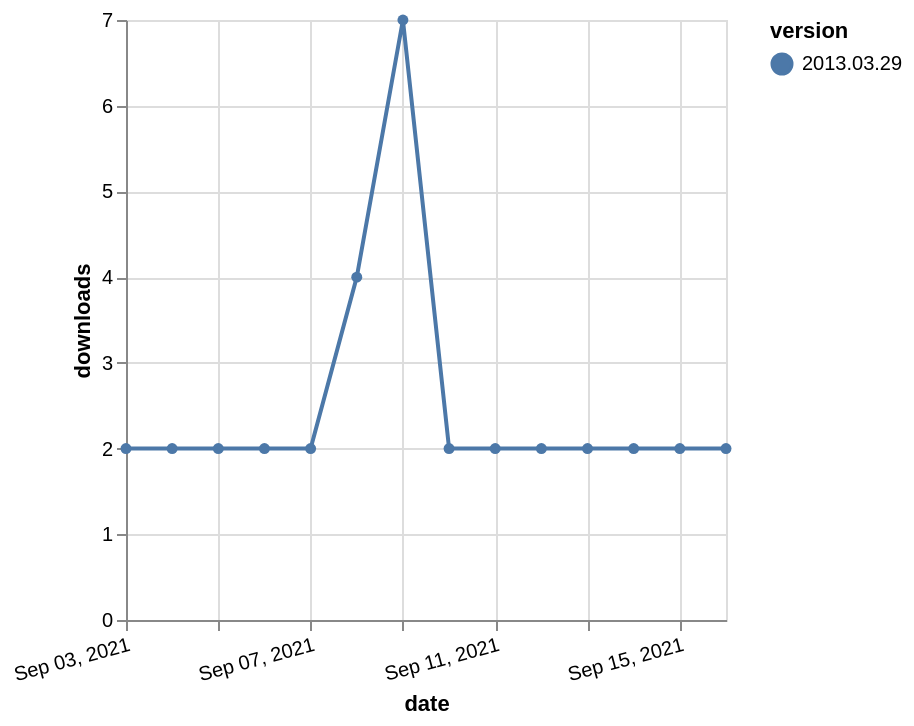

Vega-Lite specification stored for this chart:
### Vega-Lite specification from a JSON file in a GitHub repository (floating-point values rounded to 4 significant figures)
{"$schema": "https://vega.github.io/schema/vega-lite/v5.json", "description": "A simple bar chart with embedded data.", "data": {"values": [{"date": "2021-09-03", "total": 2569, "delta": 2, "version": "2013.03.29"}, {"date": "2021-09-04", "total": 2571, "delta": 2, "version": "2013.03.29"}, {"date": "2021-09-05", "total": 2573, "delta": 2, "version": "2013.03.29"}, {"date": "2021-09-06", "total": 2575, "delta": 2, "version": "2013.03.29"}, {"date": "2021-09-07", "total": 2577, "delta": 2, "version": "2013.03.29"}, {"date": "2021-09-08", "total": 2581, "delta": 4, "version": "2013.03.29"}, {"date": "2021-09-09", "total": 2588, "delta": 7, "version": "2013.03.29"}, {"date": "2021-09-10", "total": 2590, "delta": 2, "version": "2013.03.29"}, {"date": "2021-09-11", "total": 2592, "delta": 2, "version": "2013.03.29"}, {"date": "2021-09-12", "total": 2594, "delta": 2, "version": "2013.03.29"}, {"date": "2021-09-13", "total": 2596, "delta": 2, "version": "2013.03.29"}, {"date": "2021-09-14", "total": 2598, "delta": 2, "version": "2013.03.29"}, {"date": "2021-09-15", "total": 2600, "delta": 2, "version": "2013.03.29"}, {"date": "2021-09-16", "total": 2602, "delta": 2, "version": "2013.03.29"}]}, "width": "container", "mark": {"type": "line", "point": {"filled": true}}, "encoding": {"x": {"field": "date", "type": "temporal", "timeUnit": "yearmonthdate", "title": "date", "axis": {"labelAngle": -15}}, "y": {"field": "delta", "type": "quantitative", "title": "downloads"}, "color": {"field": "version", "type": "nominal"}, "tooltip": {"field": "delta"}}}
